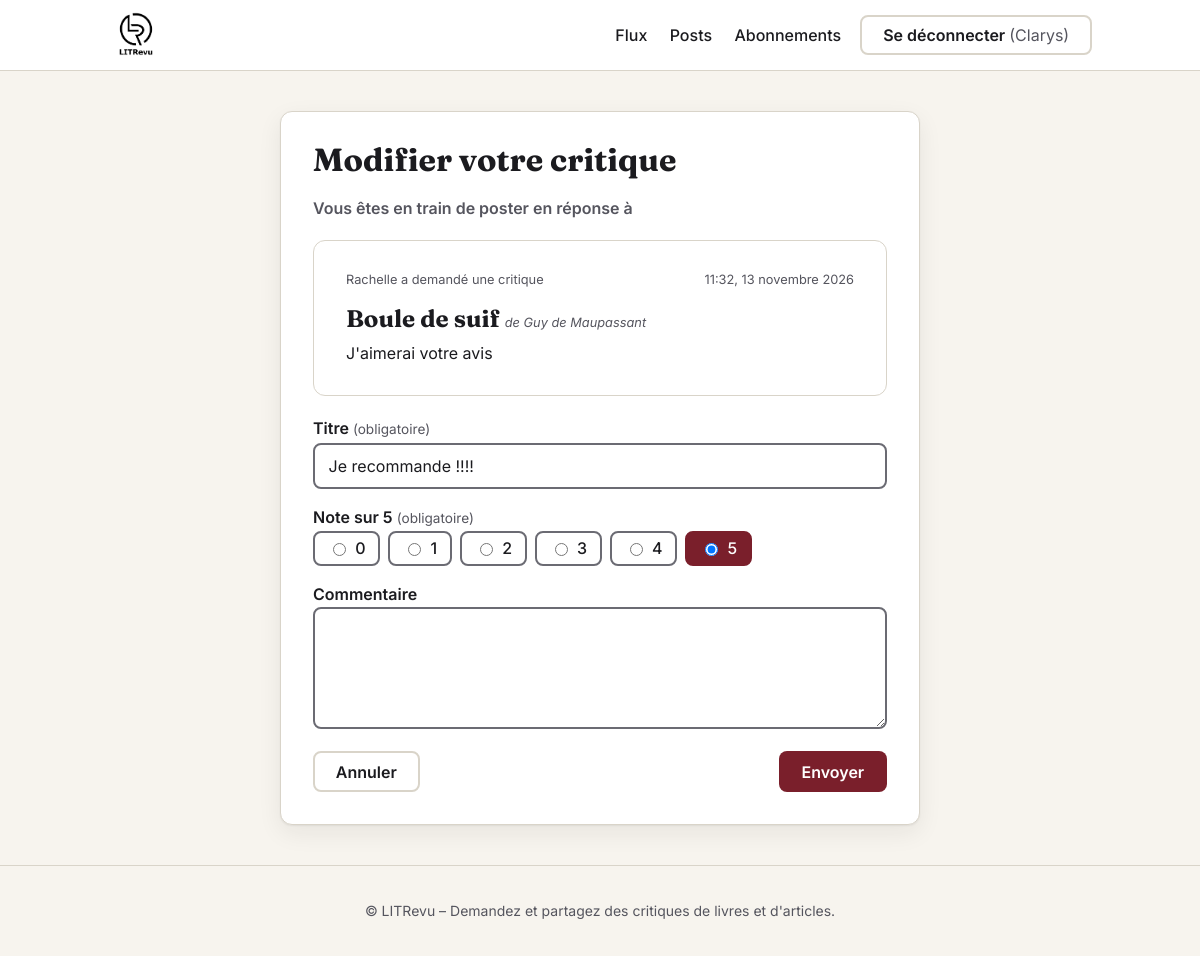
/critiques/3/modifier/ (signed in), run on the app's committed database.
### authentication/models.py (models this page shows, shortened)
class User(AbstractUser):
    """Utilisateur personnalisé.

    On part d'AbstractUser pour garder username, mot de passe, e-mail, etc.
    Les champs spécifiques au projet (rôle, photo...)
    se rajoutent ici plus tard.
    """

### reviews/models.py (models this page shows, shortened)
class Ticket(models.Model):
    title = models.CharField(max_length=128)
    author = models.CharField(max_length=128, blank=True)
    description = models.TextField(max_length=2048, blank=True)
    user = models.ForeignKey(
        to=settings.AUTH_USER_MODEL, on_delete=models.CASCADE)
    image = models.ImageField(null=True, blank=True, upload_to='tickets/')
    is_request = models.BooleanField(default=True)
    time_created = models.DateTimeField(auto_now_add=True)
    class Meta:
        ordering = ['-time_created']
        verbose_name = 'billet'
        verbose_name_plural = 'billets'

class Review(models.Model):
    ticket = models.ForeignKey(to=Ticket, on_delete=models.CASCADE)
    rating = models.PositiveSmallIntegerField(
        validators=[MinValueValidator(0), MaxValueValidator(5)])
    headline = models.CharField(max_length=128)
    body = models.CharField(max_length=8192, blank=True)
    user = models.ForeignKey(
        to=settings.AUTH_USER_MODEL, on_delete=models.CASCADE)
    time_created = models.DateTimeField(auto_now_add=True)
    class Meta:
        ordering = ['-time_created']
        verbose_name = 'critique'
        verbose_name_plural = 'critiques'

### reviews/views.py (the view)
@login_required
def review_update(request, review_id):
    review = get_object_or_404(Review, pk=review_id, user=request.user)
    ticket = review.ticket
    if not ticket.is_request:
        return _review_update_full(request, review, ticket)
    form = ReviewForm(request.POST or None, instance=review)
    if request.method == 'POST' and form.is_valid():
        form.save()
        messages.success(request, 'Votre critique a été modifiée.')
        return redirect('posts')
    return render(
        request,
        'reviews/review_form.html',
        {'form': form, 'ticket': ticket, 'edit': True},
    )

### reviews/forms.py
class ReviewForm(forms.ModelForm):
    rating = forms.TypedChoiceField(
        label='Note',
        choices=[(i, str(i)) for i in range(6)],
        coerce=int,
        widget=forms.RadioSelect,
    )
    class Meta:
        model = Review
        fields = ('headline', 'rating', 'body')
        labels = {'headline': 'Titre', 'body': 'Commentaire'}
        widgets = {'body': forms.Textarea(attrs={'rows': 6})}

### templates/reviews/review_form.html (shortened to what this page needs)
{% extends 'base.html' %}
{% block content %}
<section class="card card--form" aria-labelledby="titre">
  <h1 id="titre">{% if edit %}Modifier votre critique{% else %}Créer une critique{% endif %}</h1>
  <h2 class="h3">Vous êtes en train de poster en réponse à</h2>
  {% include 'reviews/_ticket.html' with ticket=ticket %}
  <form method="post" novalidate>
    {% include 'reviews/_review_fields.html' %}
    <div class="actions">
      <a href="{% url 'posts' %}" class="btn btn--ghost" title="Annuler et retourner à vos posts">Annuler</a>
      <button type="submit" class="btn btn--primary">Envoyer</button>
    </div>
  </form>
</section>
{% endblock %}

### templates/base.html (shortened to what this page needs)
{% load static %}<!DOCTYPE html>
<html lang="fr">
<head>
  <link rel="stylesheet" href="{% static 'css/style.css' %}">
</head>
<body>
  <header class="site-header">
    <div class="site-header__inner">
      <a class="brand" href="{% url 'home' %}" title="LITRevu – retour à l'accueil">
        <img src="{% static 'img/logo.png' %}" alt="LITRevu" width="56" height="54">
      </a>
      <nav aria-label="Navigation principale">
        <ul class="nav">
          {% if user.is_authenticated %}
            <li><a href="{% url 'home' %}" {% if request.resolver_match.url_name == 'home' %}aria-current="page"{% endif %}>Flux</a></li>
            <li><a href="{% url 'posts' %}" {% if request.resolver_match.url_name == 'posts' %}aria-current="page"{% endif %}>Posts</a></li>
            <li><a href="{% url 'follows' %}" {% if request.resolver_match.url_name == 'follows' %}aria-current="page"{% endif %}>Abonnements</a></li>
            <li>
              <form method="post" action="{% url 'logout' %}">
                <button type="submit" class="btn btn--ghost">Se déconnecter <span class="nav__user">({{ user.username }})</span></button>
              </form>
            </li>
          {% else %}
            <li><a href="{% url 'login' %}" {% if request.resolver_match.url_name == 'login' %}aria-current="page"{% endif %}>Se connecter</a></li>
            <li><a href="{% url 'signup' %}" class="btn btn--primary" {% if request.resolver_match.url_name == 'signup' %}aria-current="page"{% endif %}>S'inscrire</a></li>
          {% endif %}
        </ul>
      </nav>
    </div>
  </header>
  <main id="contenu" class="container">
    {% block content %}{% endblock %}
  </main>
  <footer class="site-footer">
    <p>© LITRevu – Demandez et partagez des critiques de livres et d'articles.</p>
  </footer>
</body>
</html>

### templates/reviews/_ticket.html (shortened to what this page needs)
{% load review_extras %}
<article class="post" aria-label="Billet : {{ ticket.title }}">
  <header class="post__head">
    <p class="post__meta">{% if ticket.user == request.user %}Vous avez{% else %}{{ ticket.user.username }} a{% endif %} demandé une critique</p>
    <time datetime="{{ ticket.time_created|date:'c' }}">{{ ticket.time_created|date:"H:i, j F Y" }}</time>
  </header>
  <h3 class="post__title"><strong>{{ ticket.title }}</strong>{% if ticket.author %} <span class="post__author-inline">de {{ ticket.author }}</span>{% endif %}</h3>
  {% if ticket.description %}<p>{{ ticket.description }}</p>{% endif %}
</article>

### templates/reviews/_review_fields.html (shortened to what this page needs)
<div class="field">
  <label for="{{ form.headline.id_for_label }}">{{ form.headline.label }} <span class="required">(obligatoire)</span></label>
  {{ form.headline }}
</div>
<fieldset class="field rating">
  <legend>Note sur 5 <span class="required">(obligatoire)</span></legend>
  <div class="rating__choices">
    {% for radio in form.rating %}
      <label for="{{ radio.id_for_label }}" class="rating__choice">{{ radio.tag }} <span>{{ radio.choice_label }}</span></label>
    {% endfor %}
  </div>
</fieldset>
<div class="field">
  <label for="{{ form.body.id_for_label }}">{{ form.body.label }}</label>
  {{ form.body }}
</div>

### static/css/style.css (style rules this page uses)
:root { --ink: #1b1b1f; --muted: #55555e; --bg: #f7f4ee; --surface: #ffffff; --accent: #7a1f2b; --accent-dark: #5e1620; --border: #d9d4c9; --error: #9b1c1c; --error-bg: #fdf0f0; --radius: 12px; --shadow: 0 1px 2px rgba(0,0,0,.06), 0 8px 24px rgba(27,27,31,.07); --font-text: 'Inter', system-ui, -apple-system, 'Segoe UI', Roboto, sans-serif; --font-title: 'Fraunces', Georgia, 'Times New Roman', serif; }
*, *::before, *::after { box-sizing: border-box; }
body { margin: 0; min-height: 100vh; display: flex; flex-direction: column; font-family: var(--font-text); font-size: 1rem; line-height: 1; color: var(--ink); background: var(--bg); }
h1, h2, .h2 { font-family: var(--font-title); font-weight: 700; line-height: 1; margin: 0 0 1rem; }
h1 { font-size: 2rem; }
a { color: var(--accent); text-underline-offset: 3px; }
.site-header { background: var(--surface); border-bottom: 1px solid var(--border); }
.site-header__inner { max-width: 64rem; margin: 0 auto; padding: .5rem 1.25rem; display: flex; align-items: center; justify-content: space-between; gap: 1rem; }
.brand { display: inline-flex; border-radius: 8px; }
.brand img { display: block; height: 54px; width: auto; }
.nav { list-style: none; display: flex; align-items: center; gap: 1rem; margin: 0; padding: 0; }
.nav a:not(.btn) { color: var(--ink); font-weight: 500; text-decoration: none; padding: .4rem .2rem; border-bottom: 2px solid transparent; }
.nav form { margin: 0; }
.nav__user { color: var(--muted); font-weight: 400; }
.container { flex: 1; width: 100%; max-width: 64rem; margin: 0 auto; padding: 2.5rem 1.25rem; }
.card { background: var(--surface); border: 1px solid var(--border); border-radius: var(--radius); box-shadow: var(--shadow); padding: 2rem; }
.field { margin-bottom: 1.25rem; }
label { display: block; font-weight: 600; margin-bottom: .35rem; }
.required { font-weight: 400; font-size: .85rem; color: var(--muted); }
input[type=text], input[type=password], input[type=email] { width: 100%; padding: .7rem .85rem; font: inherit; color: var(--ink); background: #fff; border: 2px solid #6b6b73; border-radius: 8px; }
.actions { display: flex; justify-content: space-between; align-items: center; gap: 1rem; }
.btn { display: inline-block; font: inherit; font-weight: 600; text-align: center; text-decoration: none; padding: .65rem 1.3rem; border-radius: 8px; border: 2px solid transparent; cursor: pointer; transition: background-color .15s, color .15s, border-color .15s; }
.btn--primary { background: var(--accent); color: #fff; }
.btn--ghost { background: transparent; color: var(--ink); border-color: var(--border); }
.site-footer { text-align: center; color: var(--muted); font-size: .875rem; padding: 1.5rem 1rem; border-top: 1px solid var(--border); }
.h3 { font-family: var(--font-text); font-size: 1rem; font-weight: 600; color: var(--muted); margin: 1.5rem 0 .75rem; }
.card--form { max-width: 40rem; margin: 0 auto; }
textarea { width: 100%; padding: .7rem .85rem; font: inherit; color: var(--ink); background: #fff; border: 2px solid #6b6b73; border-radius: 8px; resize: vertical; }
.btn--ghost, .btn--danger { text-decoration: none; }
fieldset.rating { border: 0; padding: 0; margin: 0 0 1.25rem; }
.rating legend { font-weight: 600; padding: 0; margin-bottom: .35rem; }
.rating__choices { display: flex; gap: .5rem; flex-wrap: wrap; }
.rating__choice { display: inline-flex; align-items: center; gap: .4rem; font-weight: 500; margin: 0; padding: .45rem .8rem; border: 2px solid #6b6b73; border-radius: 8px; cursor: pointer; background: #fff; }
.rating__choice:has(input:checked) { background: var(--accent); border-color: var(--accent); color: #fff; }
.card--form .post { margin-bottom: 1.5rem; box-shadow: none; }
.post { background: var(--surface); border: 1px solid var(--border); border-radius: var(--radius); padding: 1.75rem 2rem; margin: 1.5rem 0 .75rem; box-shadow: var(--shadow); line-height: 1.75; }
.post p { margin: 0 0 1rem; }
.post__head { display: flex; justify-content: space-between; gap: 1rem; flex-wrap: wrap; font-size: .9rem; margin-bottom: 1rem; }
.post__head p { margin: 0; }
.post__meta, .post__head time { color: var(--muted); font-size: 0.8rem; }
.post__title { font-family: var(--font-title); font-size: 1.5rem; line-height: 1; margin: 0 0 .5rem; }
.post__author, .post__author-inline { font-family: var(--font-text); color: var(--muted); font-style: italic; font-weight: 400; font-size: 0.8rem }
.post > :last-child { margin-bottom: 0; }

### data on the page
User: username "Clarys"
Ticket: user.username "Rachelle", time_created "11:32, 13 novembre 2026", title "Boule de suif", author "Guy de Maupassant", description "J'aimerai votre avis"
Review: headline "Je recommande !!!!"

### other printed values
{{ radio.choice_label }} "0" "1" "2" "3" "4" "5"
